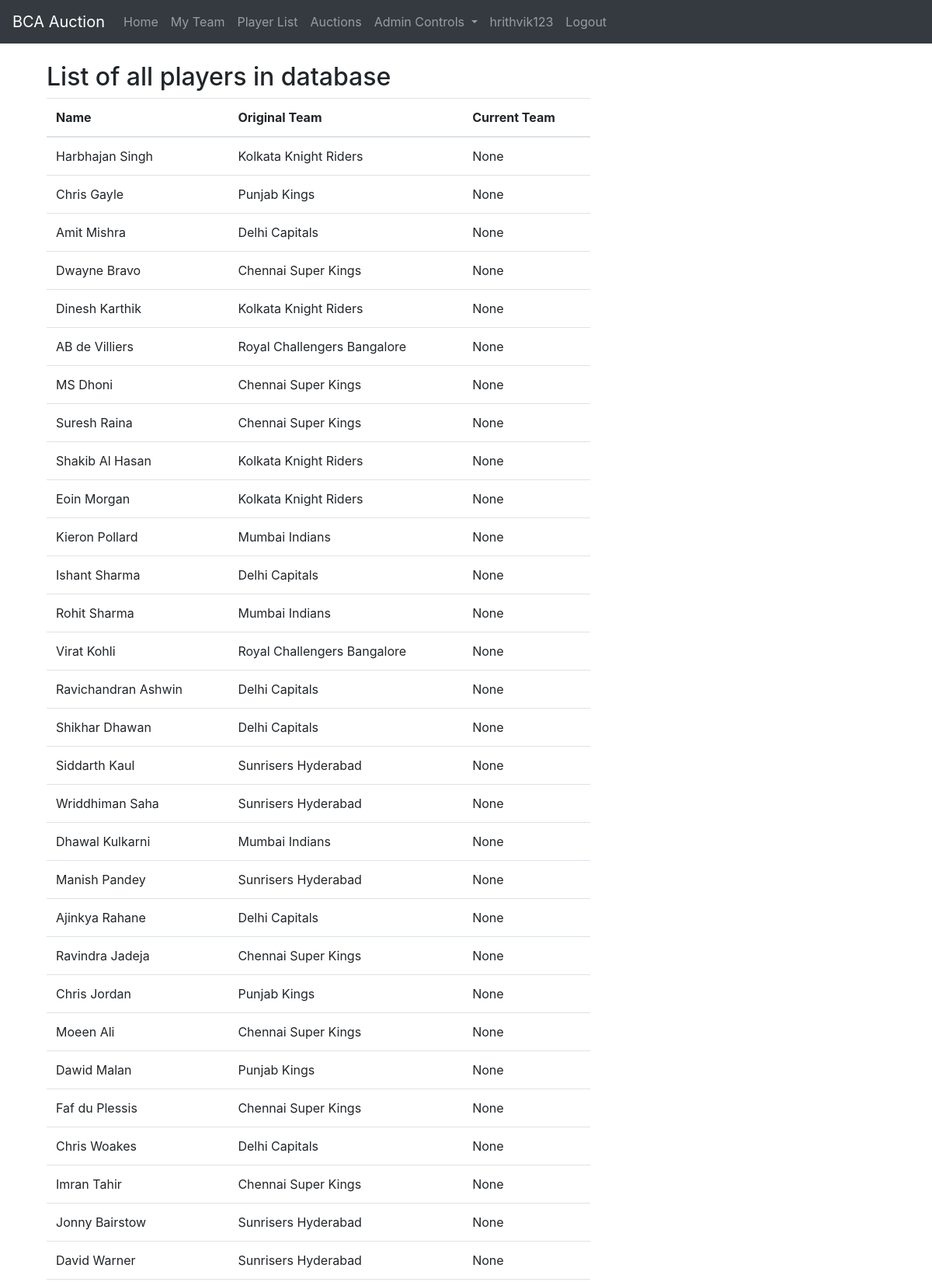
Screenshot of /players/list (signed in, upper part) with the database file from the repository.
### auction/models.py (models this page shows, shortened)
class Player(models.Model):
    name = models.CharField(max_length=255, blank=False)
    team = models.ForeignKey(
        Team, on_delete=models.SET_NULL, null=True, default=None)
    original_team = models.ForeignKey(
        Original_Team, on_delete=models.CASCADE, null=True, default=None)

class Original_Team(models.Model):
    name = models.CharField(max_length=255, blank=False)
    shortName = models.CharField(max_length=255, blank=False)
    def __str__(self):
        return self.name

### auction/views.py (the view)
# urls.py: path('players/list', auction_views.PlayerListView.as_view(),
class PlayerListView(LoginRequiredMixin, ListView):
    model = models.Player
    template_name = 'auction/players_all.html'
    context_object_name = 'players'
    def get_queryset(self):
        return models.Player.objects.all()

### auction/templates/auction/players_all.html (shortened to what this page needs)
{% extends 'auction/base.html' %}
{% block content %}
    <div class="container">
        <h2>List of all players in database</h2>
        <table class="table table-hover">
            <thead>
                <tr>
                    <th>Name</th>
                    <th>Original Team</th>
                    <th>Current Team</th>
                </tr>
            </thead>
            <tbody>
    {% for player in players%}
            <tr>
                <td>{{ player.name }}</td>
                <td>{{ player.original_team }}</td>
                <td>{{ player.team }}</td>
            </tr>
    {% endfor %}
            </tbody>
        </table>
    </div>
{% endblock content %}

### auction/templates/auction/base.html (shortened to what this page needs)
{% load static %}
<!DOCTYPE html>
<html lang="en">
<head>
    <link rel="stylesheet" href="https://maxcdn.bootstrapcdn.com/bootstrap/4.0.0/css/bootstrap.min.css">
    <link rel="stylesheet" type="text/css" href="{% static 'auction/main.css' %}">
</head>
<body>
    <nav class="navbar navbar-expand-md navbar-dark bg-dark fixed-top justify-content-center">
        <a class="navbar-brand" href="#">BCA Auction</a>
            <div class="collapse navbar-collapse" id="navbarToggle">
              <div class="navbar-nav mr-auto">
                <a class="nav-item nav-link" href="{% url 'index' %}">Home</a>
                <ul class = "navbar-nav">
                {% if user.is_authenticated %}
                  <a class="nav-item nav-link justify-content-center" href="{% url 'lineup' %}">My Team</a>
                  <a class="nav-item nav-link justify-content-center" href="{% url 'player-list' %}">Player List</a>
                  <a class="nav-item nav-link justify-content-center" href="{% url 'auction-list' %}">Auctions</a>
                </ul>
                <ul class = "navbar-nav justify-content-end">
                  {% if user.is_superuser %}
                  <li class="nav-item dropdown">
                    <a class="nav-link dropdown-toggle" href="#" id="navbardrop" data-toggle="dropdown">
                      Admin Controls
                    </a>
                  </li>
                  {% endif %}
                  <li class = "nav-item"><a class="nav-link" href="{% url 'index' %}">{{ user.username }}</a></li>
                  <li class = "nav-item"><a class="nav-link" href="{%url 'logout'%}">Logout</a></li>
                {% else %}
                  <li class = "nav-item"><a class="nav-link" href="{%url 'login' %}">Login</a></li>
                  <li class = "nav-item"><a class="nav-link" href="{%url 'register' %}">Register</a></li>
                {% endif %}
                </ul>
              </div>
            </div>
      </nav>
      <main role="main" class="container">
        <div class="row">
          <div class="col-md-8">
            {% block content %}{% endblock %}
          </div>
        </div>
      </main>
</body>
</html>

### auction/static/auction/main.css (style rules this page uses)
body { padding-top: 5rem; }

### rows the page displays
Player: name "Harbhajan Singh", original_team "Kolkata Knight Riders", team "None"
Player: name "Chris Gayle", original_team "Punjab Kings", team "None"
Player: name "Amit Mishra", original_team "Delhi Capitals", team "None"
Player: name "Dwayne Bravo", original_team "Chennai Super Kings", team "None"
Player: name "Dinesh Karthik", original_team "Kolkata Knight Riders", team "None"
Player: name "AB de Villiers", original_team "Royal Challengers Bangalore", team "None"
Player: name "MS Dhoni", original_team "Chennai Super Kings", team "None"
Player: name "Suresh Raina", original_team "Chennai Super Kings", team "None"
Player: name "Shakib Al Hasan", original_team "Kolkata Knight Riders", team "None"
Player: name "Eoin Morgan", original_team "Kolkata Knight Riders", team "None"
Player: name "Kieron Pollard", original_team "Mumbai Indians", team "None"
Player: name "Ishant Sharma", original_team "Delhi Capitals", team "None"
Player: name "Rohit Sharma", original_team "Mumbai Indians", team "None"
Player: name "Virat Kohli", original_team "Royal Challengers Bangalore", team "None"
Player: name "Ravichandran Ashwin", original_team "Delhi Capitals", team "None"
Player: name "Shikhar Dhawan", original_team "Delhi Capitals", team "None"
Player: name "Siddarth Kaul", original_team "Sunrisers Hyderabad", team "None"
Player: name "Wriddhiman Saha", original_team "Sunrisers Hyderabad", team "None"
Player: name "Dhawal Kulkarni", original_team "Mumbai Indians", team "None"
Player: name "Manish Pandey", original_team "Sunrisers Hyderabad", team "None"
Player: name "Ajinkya Rahane", original_team "Delhi Capitals", team "None"
Player: name "Ravindra Jadeja", original_team "Chennai Super Kings", team "None"
Player: name "Chris Jordan", original_team "Punjab Kings", team "None"
Player: name "Moeen Ali", original_team "Chennai Super Kings", team "None"
Player: name "Dawid Malan", original_team "Punjab Kings", team "None"
Player: name "Faf du Plessis", original_team "Chennai Super Kings", team "None"
Player: name "Chris Woakes", original_team "Delhi Capitals", team "None"
Player: name "Imran Tahir", original_team "Chennai Super Kings", team "None"
Player: name "Jonny Bairstow", original_team "Sunrisers Hyderabad", team "None"
Player: name "David Warner", original_team "Sunrisers Hyderabad", team "None"

### other values shown
{{ user.username }} "hrithvik123"
